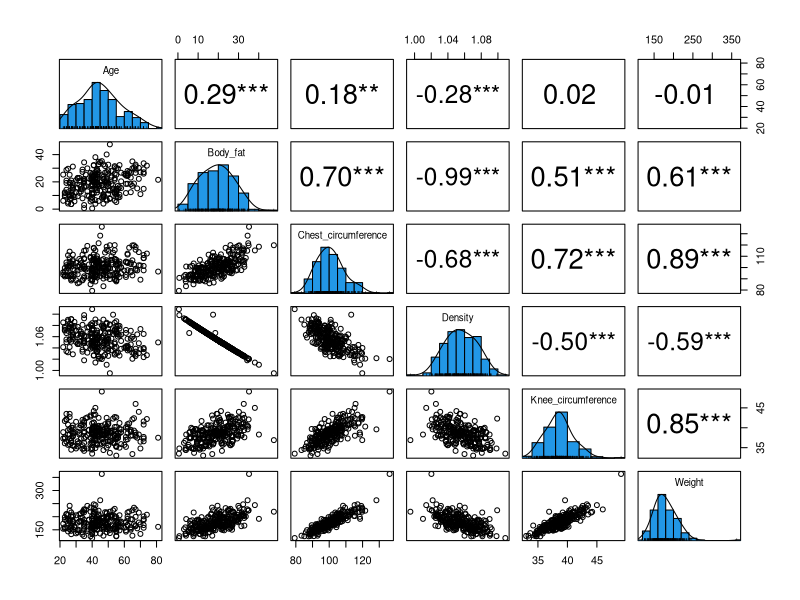
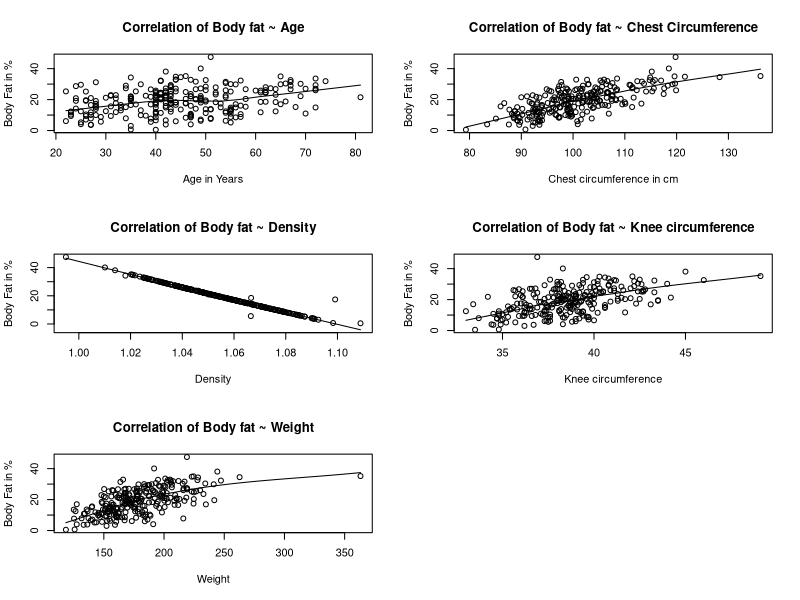
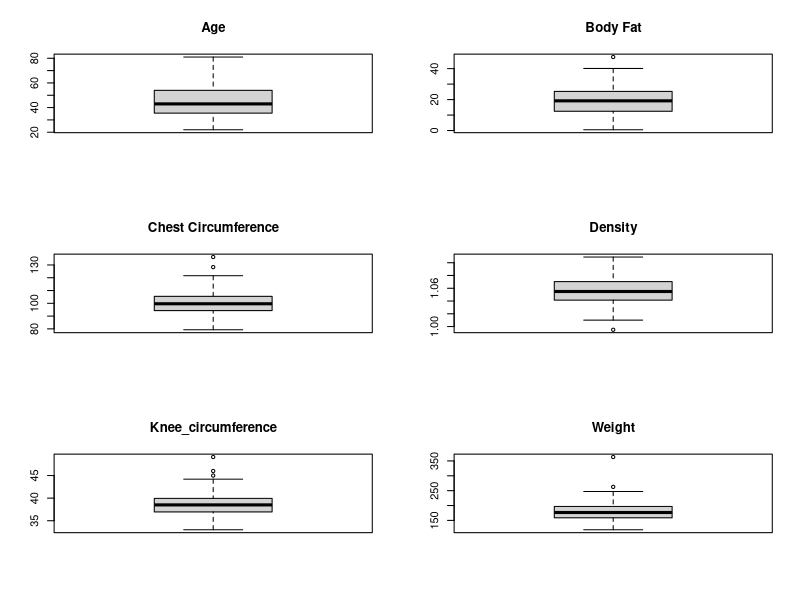
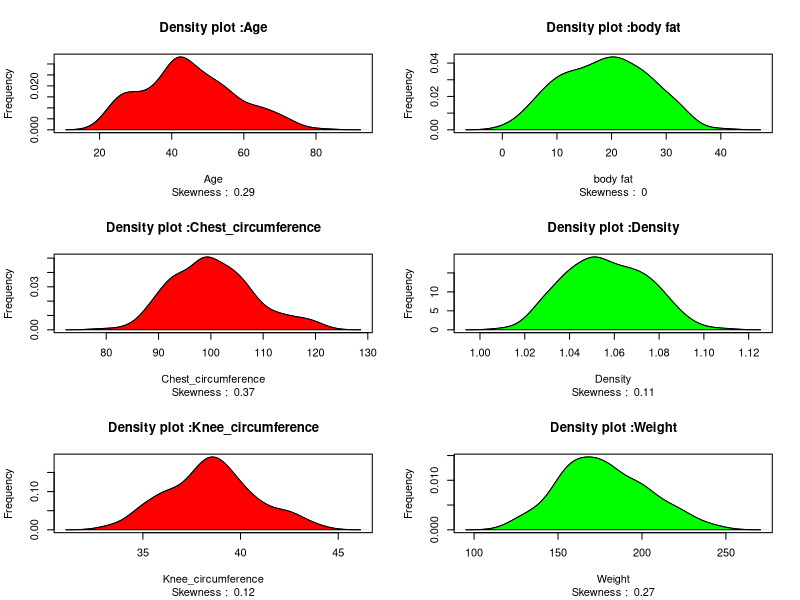
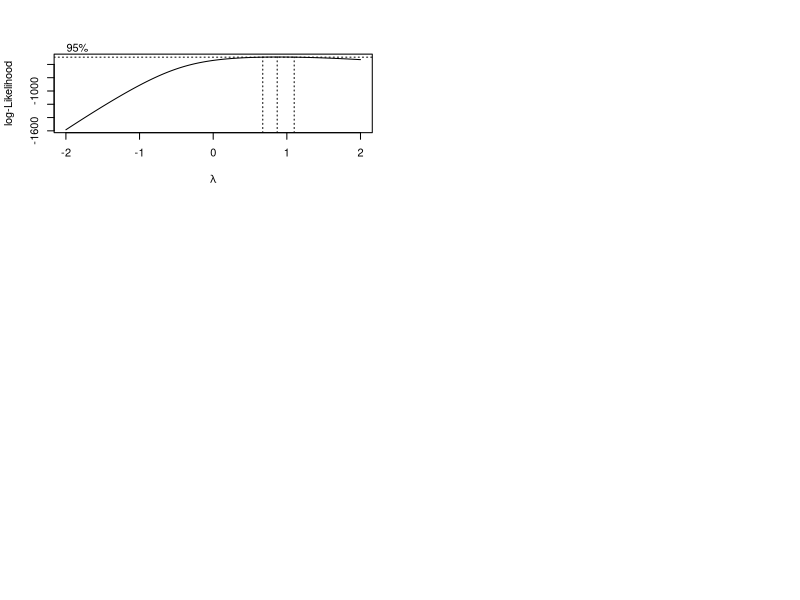
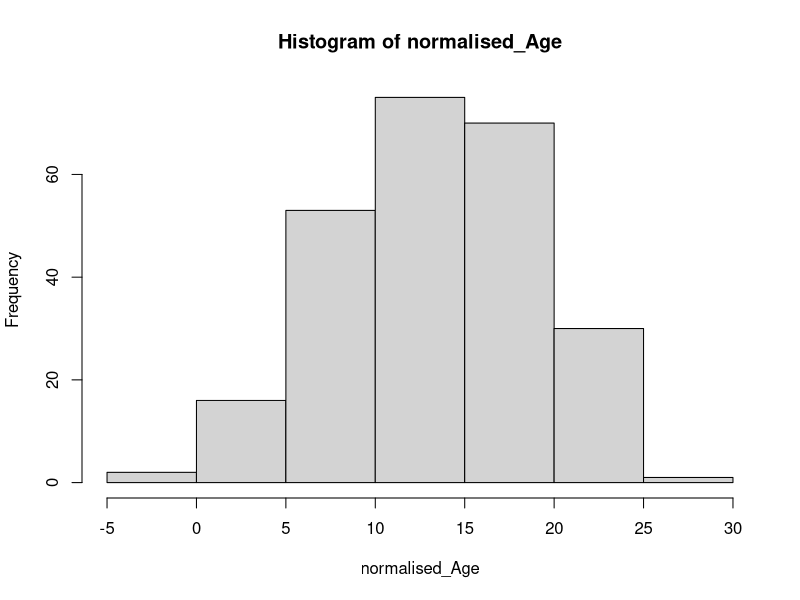
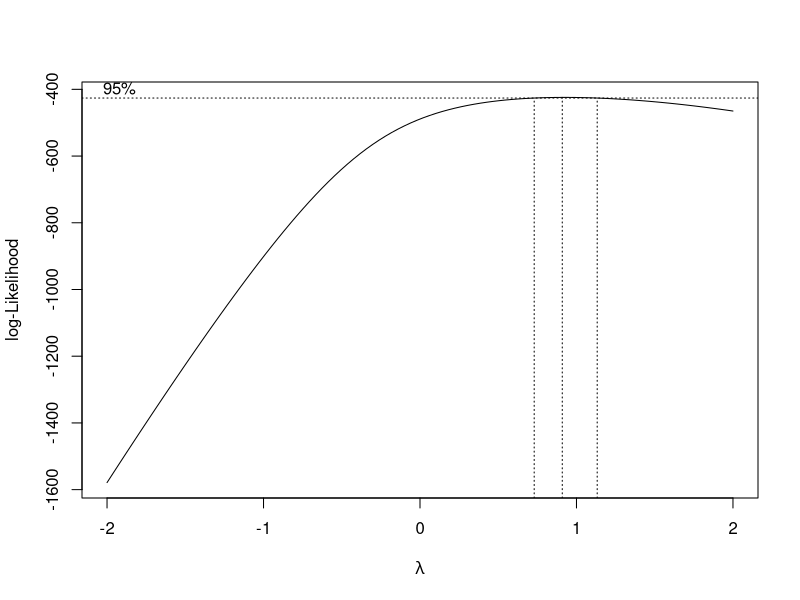
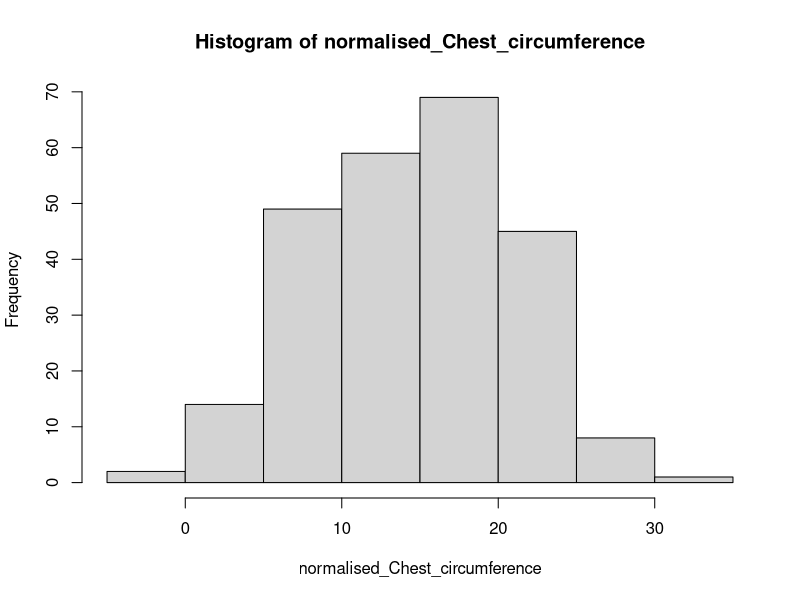

Source code (R) for these figures, in order:
install.packages("readxl")
library(readxl)

data <- read_excel("Dataset_2024.xlsx")
str(data)
# Renaming
colnames(data)[colnames(data) == "Age (years)"] <- "Age"
colnames(data)[colnames(data) == "Body fat (%)"] <- "Body_fat"
colnames(data)[colnames(data) == "Chest circumference (cm)"] <- "Chest_circumference"
colnames(data)[colnames(data) == "Density (g/cm³)"] <- "Density"
colnames(data)[colnames(data) == "Knee circumference (cm)"] <- "Knee_circumference"
colnames(data)[colnames(data) == "Weight (lbs)"] <- "Weight"
str(data)

#Pairplot-Examine initial linearity between variables in the dataset
library(psych)
windows(20,10)
pairs.panels(data,
             smooth = FALSE,      # If TRUE, draws loess smooths
             scale = FALSE,      # If TRUE, scales the correlation text font
             density = TRUE,     # If TRUE, adds density plots and histograms
             ellipses = FALSE,    # If TRUE, draws ellipses
             method = "pearson",# Correlation method (also "pearson" or "kendall")
             pch = 21,           # pch symbol
             lm = FALSE,         # If TRUE, plots linear fit rather than the LOESS (smoothed) fit
             cor = TRUE,         # If TRUE, reports correlations
             jiggle = FALSE,     # If TRUE, data points are jittered
             factor = 2,         # Jittering factor
             hist.col = 4,       # Histograms color
             stars = TRUE,       # If TRUE, adds significance level with stars
             ci = TRUE)        # If TRUE, adds confidence intervals

#Examine linearity in more detail using scatter plots

windows(20,16)
par(mfrow= c(3,2))

scatter.smooth(x = data$`Age`,
               y = data$`Body_fat`,
               xlab = "Age in Years",
               ylab = "Body Fat in %", main = "Correlation of Body fat ~ Age")
scatter.smooth(x = data$`Chest_circumference`,
               y = data$`Body_fat`,
               xlab = "Chest circumference in cm",
               ylab = "Body Fat in %", main = "Correlation of Body fat ~ Chest Circumference")

scatter.smooth(x = data$`Density`,
               y = data$`Body_fat`,
               xlab = "Density",
               ylab = "Body Fat in %", main = "Correlation of Body fat ~ Density")

scatter.smooth(x = data$`Knee_circumference`,
               y = data$`Body_fat`,
               xlab = "Knee circumference",
               ylab = "Body Fat in %", main = "Correlation of Body fat ~ Knee circumference")

scatter.smooth(x = data$`Weight`,
               y = data$`Body_fat`,
               xlab = "Weight",
               ylab = "Body Fat in %", main = "Correlation of Body fat ~ Weight")

# Examining correlation between Body Fat and Independent variables
cor(data)
attach(data)
# Examining the other variables
paste("Correlation for Body Fat and Age: ", round(cor(Body_fat, Age),2))
paste("Correlation for Body Fat and Chest_circumference: ", round(cor(Body_fat, Chest_circumference),2))
paste("Correlation for Body Fat and Density: ", round(cor(Body_fat, Density),2))
paste("Correlation for Body Fat and Knee_circumference: ", round(cor(Body_fat, Knee_circumference),2))
paste("Correlation for Body Fat and Weight: ", round(cor(Body_fat, Weight),2))



# Check for outliers
windows(20,10)
par(mfrow = c(3, 2)) # divide graph area in 3 rows by 2 columns

boxplot(Age,
        main = "Age") # box plot for 'Age'
boxplot(Body_fat,
        main = "Body Fat") # box plot for 'Body Fat'
boxplot(Chest_circumference,
        main = "Chest Circumference") # box plot for 'Chest Circumference'
boxplot(Density,
        main = "Density") # box plot for 'Density'
boxplot(Knee_circumference,
        main = "Knee_circumference") # box plot for 'Knee_circumference'
boxplot(Weight,
        main = "Weight") # box plot for 'Weight'


#Body fat,Chest_circumference,Knee_circumference,Weight variables contains outliers.
# Use boxplot.stats() function to generate relevant outliers
#Body Fat
outlier_values <- boxplot.stats(Body_fat)$out # outlier values.
paste("Population outliers: ", paste(outlier_values, sep =", "))


# Remove outliers
#Body Fat
data <- subset(data,data$Body_fat != "47.5")

outlier_values <- boxplot.stats(Body_fat)$out # outlier values.
paste("Body fat outliers: ", paste(outlier_values, sep =", "))


#chest_circumference
outlier_values <- boxplot.stats(Chest_circumference)$out # outlier values.
paste("Chest_circumference outliers: ", paste(outlier_values, sep =", "))

data <- subset(data,
               data$Chest_circumference!= 136.2
               & data$Chest_circumference!=128.3)

outlier_values <- boxplot.stats(Chest_circumference)$out # outlier values.
paste("Chest_circumference outliers: ", paste(outlier_values, sep =", "))


#Knee_circumference
outlier_values <- boxplot.stats(Knee_circumference)$out # outlier values.
paste("Knee_circumference outliers: ", paste(outlier_values, sep =", "))
data <- subset(data,
               data$Knee_circumference != 49.1
               & data$Knee_circumference !=45
               & data $Knee_circumference!=46)
outlier_values <- boxplot.stats(Knee_circumference)$out # outlier values.
paste("Knee_circumference outliers: ", paste(outlier_values, sep =", "))


#Weight
outlier_values <- boxplot.stats(Weight)$out # outlier values.
paste("Weight: ", paste(outlier_values, sep =", "))
data <- subset(data,
               data$Weight != 363.15
               & data$Weight !=262.75)
outlier_values <- boxplot.stats(Weight)$out # outlier values.
paste("Weight: ", paste(outlier_values, sep =", "))



#Check for normality
library(e1071)
windows(30,20)
par(mfrow = c(3,2))

plot(density(data$Age),
     main = "Density plot :Age",
     ylab = "Frequency", xlab = "Age",
     sub = paste("Skewness : ", round(e1071::skewness(data$Age), 2)))
polygon(density(data$Age), col = "red")

plot(density(data$Body_fat),
     main = "Density plot :body fat",
     ylab = "Frequency", xlab = "body fat",
     sub = paste("Skewness : ", round(e1071::skewness(data$Body_fat), 2)))
polygon(density(data$Body_fat), col = "green")

plot(density(data$Chest_circumference),
     main = "Density plot :Chest_circumference",
     ylab = "Frequency", xlab = "Chest_circumference",
     sub = paste("Skewness : ", round(e1071::skewness(data$Chest_circumference), 2)))
polygon(density(data$Chest_circumference), col = "red")

plot(density(data$Density),
     main = "Density plot :Density",
     ylab = "Frequency", xlab = "Density",
     sub = paste("Skewness : ", round(e1071::skewness(data$Density), 2)))
polygon(density(data$Density), col = "green")

plot(density(data$Knee_circumference),
     main = "Density plot :Knee_circumference",
     ylab = "Frequency", xlab = "Knee_circumference",
     sub = paste("Skewness : ", round(e1071::skewness(data$Knee_circumference), 2)))
polygon(density(data$Knee_circumference), col = "red")

plot(density(data$Weight),
     main = "Density plot :Weight",
     ylab = "Frequency", xlab = "Weight",
     sub = paste("Skewness : ", round(e1071::skewness(data$Weight), 2)))
polygon(density(data$Weight), col = "green")


# Check normality of all variables using normality test

shapiro.test(data$Age)
shapiro.test(data$Body_fat)
shapiro.test(data$Chest_circumference)
shapiro.test(data$Density)
shapiro.test(data$Knee_circumference)
shapiro.test(data$Weight)
# If p-value < 0.05 then variable is not normally distributed
#age and Chest_circumference p value are less than 0.05.its not normally distributed


#Need to transform Age and Chest_circumference
attach(data)
library(MASS)
box_cox_transform <- boxcox(Body_fat~Age)
box_cox_transform
windows(20,10)
lamda <-box_cox_transform$x[which.max(box_cox_transform$y)]
lamda
normalised_Age <-(Body_fat^lamda-1)/lamda
normalised_Age
hist(normalised_Age)
shapiro.test(normalised_Age)

#modify data set
data$Age_new <- normalised_Age
shapiro.test(data$Age_new)

#Chest_circumference
box_cox_transform <- boxcox(Body_fat~Chest_circumference)
box_cox_transform
windows(20,10)
lamda <-box_cox_transform$x[which.max(box_cox_transform$y)]
lamda
normalised_Chest_circumference <-(Body_fat^lamda-1)/lamda
normalised_Chest_circumference
hist(normalised_Chest_circumference)
shapiro.test(normalised_Chest_circumference)

#modify data set
data$Chest_circumference_new <- normalised_Chest_circumference
shapiro.test(data$Chest_circumference_new)
View(data)

# check multicollinearity
cor(data)

str(data)
attach(data)
model<-lm(Body_fat~Age_new +
            Chest_circumference_new +
            Density +
            Knee_circumference +
            Weight,data = data)
model
# Print the summary of the regression model
summary(model)
#Body_Fat ~ 1.619 -3.136*Age_new + 4.09*Chest_circumference_new -5.170* Density

#Model 2
model_2<-lm(Body_fat~Age_new +
            Chest_circumference_new +
            Density,data = data)
model_2
# Print the summary of the regression model
summary(model_2)
#Body_Fat ~ 1.5955 -3.136*Age_new + 4.09*Chest_circumference_new -0.49* Density

AIC(model)
AIC(model_2)
BIC(model)
BIC(model_2)

#from this we can say that model 1 is best


#Model 1
#residuals normally distributed
shapiro.test(residuals(model))
#residuals diffrent from zero
t.test(residuals(model),mu=0)
#Model 2
#residuals normally distributed
shapiro.test(residuals(model_2))
#residuals diffrent from zero
t.test(residuals(model_2),mu=0)
